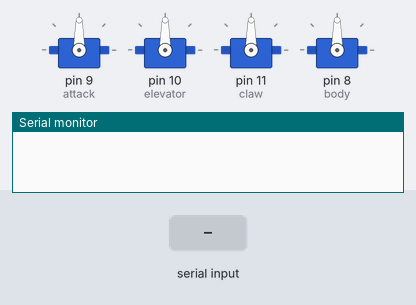
The sketch below on a simulated Arduino Uno, built with avr-gcc and run on an emulated ATmega328P. On the bench: 4 × servo, the last lines printed to the serial monitor. Inputs (shaded band) come from the test bench.

Above: at 1.2 s.
1.3 s: "a90\n" received over Serial
At 2.6 s:
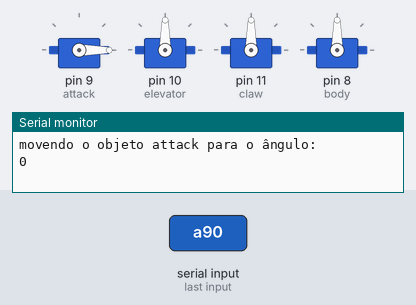
3.8 s: "b90\n" received over Serial
At 5.7 s:
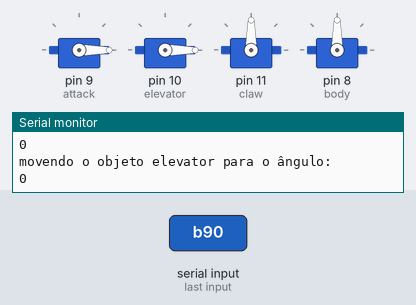
6.3 s: "c90\n" received over Serial
At 7.6 s:
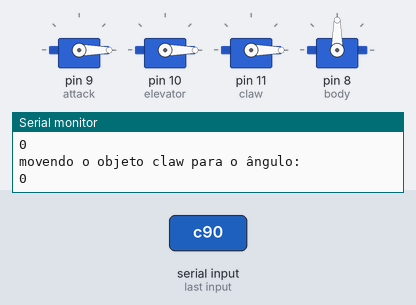
8.7 s: "d90\n" received over Serial
At 10.6 s:
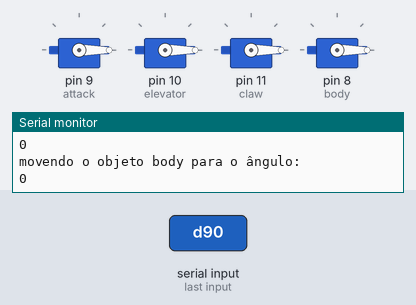
11.2 s: "e90\n" received over Serial
At 12.5 s:
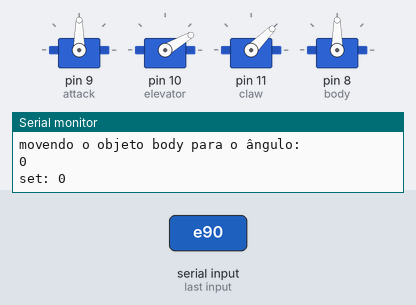
13.7 s: "a,45\n" received over Serial
At 15.7 s:
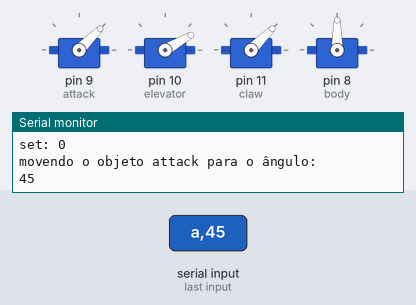
Timing chart, 0 to 17.2 s (numbered marks = the images above; inputs shaded):
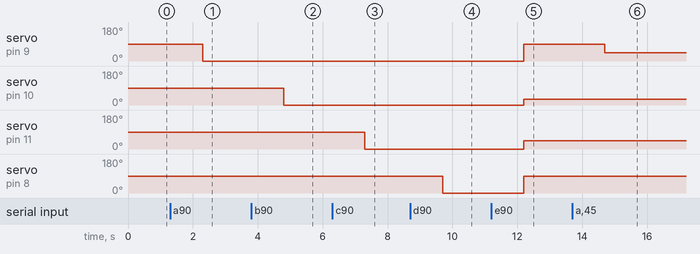

Measured:
- after the input at 1.3 s, servo on pin 9 (attack): 90° → 0° after 1.0 s
- after the input at 3.8 s, servo on pin 10 (elevator): 90° → 0° after 1.0 s
- after the input at 6.3 s, servo on pin 11 (claw): 90° → 0° after 1.0 s
- after the input at 8.7 s, servo on pin 8 (body): 90° → 0° after 1.0 s
- after the input at 11.2 s, servo on pin 9 (attack), servo on pin 8 (body): 0° → 90° after 1.0 s; servo on pin 10 (elevator): 0° → 30° after 1.0 s; servo on pin 11 (claw): 0° → 45° after 1.0 s
- after the input at 13.7 s, servo on pin 9 (attack): 90° → 45° after 1.0 s

The sketch:

atoi_data.ino
```cpp
#include <VarSpeedServo.h>

VarSpeedServo attack;
VarSpeedServo elevator;
VarSpeedServo claw;
VarSpeedServo body;

int posicao = 90;
int posicao_attack = 90;
int posicao_elevator = 90;
int posicao_claw = 90;
int posicao_body = 90;

String _mover;
char mover;
char *_posicao;

void setup() {
    Serial.begin(115200);
    attack.attach(9, 1, 180);
    elevator.attach(10, 1, 180);
    claw.attach(11, 1, 180);
    body.attach(8, 1, 180);
}

void loop() {

 if (Serial.available()){
   _mover = Serial.readString();
   mover = _mover[0];
   _posicao = &_mover[2];
   //int posicao = _posicao.toInt();
   posicao_attack = posicao_elevator = posicao_claw = posicao_body = atoi(_posicao);
  }

  if (mover == 'a'){
    attack.write(posicao_attack);
    Serial.println("movendo o objeto attack para o ângulo: ");
    Serial.println(int(posicao_attack));
    mover = "0x00";
  }

   else if (mover == 'b'){
    elevator.write(posicao_elevator);
    Serial.println("movendo o objeto elevator para o ângulo: ");
    Serial.println(int(posicao_elevator));
    mover = "0x00";
  }

  else if (mover == 'c'){
    claw.write(posicao_claw);
    Serial.println("movendo o objeto claw para o ângulo: ");
    Serial.println(int(posicao_claw));
    mover = "0x00";
  }

  else if (mover == 'd'){
    body.write(posicao_body);
    Serial.println("movendo o objeto body para o ângulo: ");
    Serial.println(int(posicao_body));
    mover = "0x00";
  }

  else if (mover == 'e'){
    attack.write(90);
    elevator.write(30);
    claw.write(45);
    body.write(90);
    Serial.println("set: 0");
    mover = "0x00";
  }
}
```
